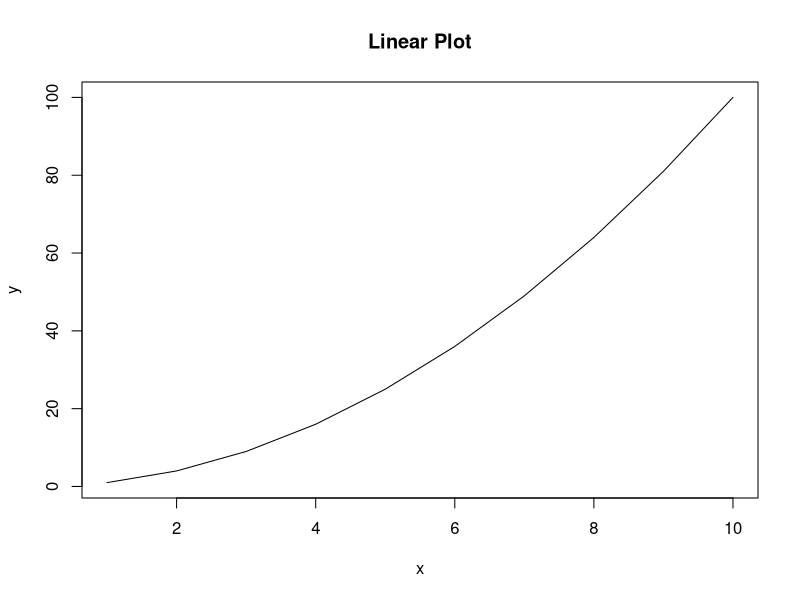
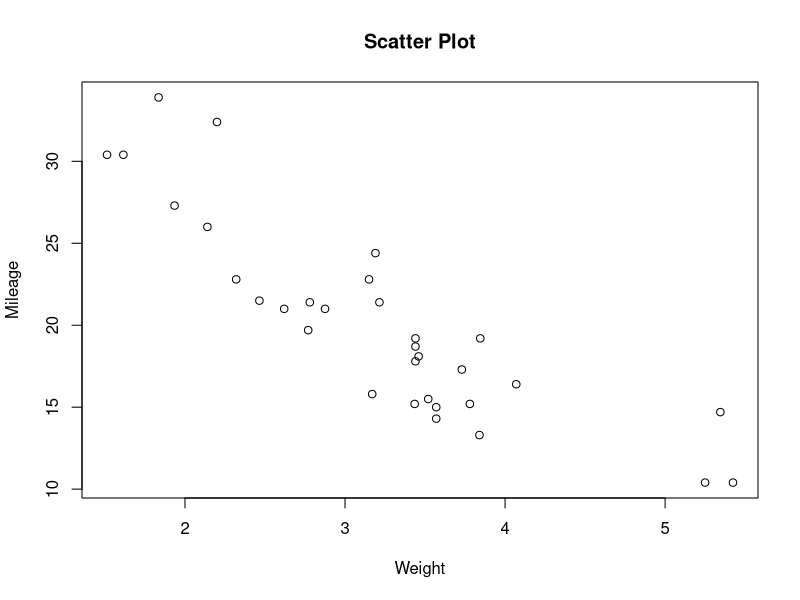
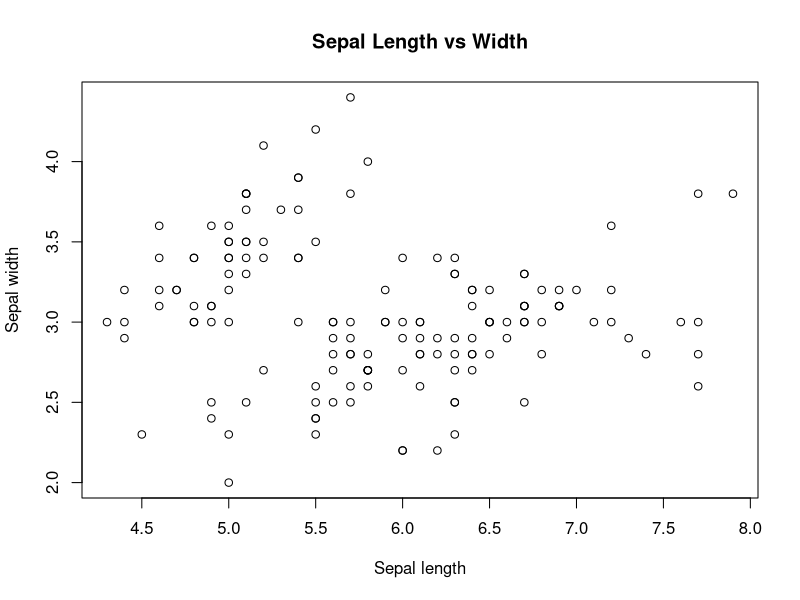
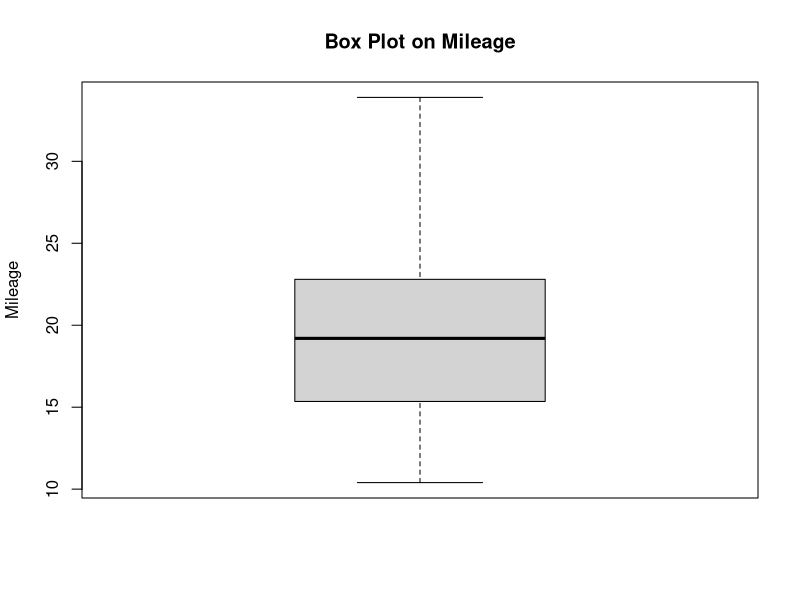
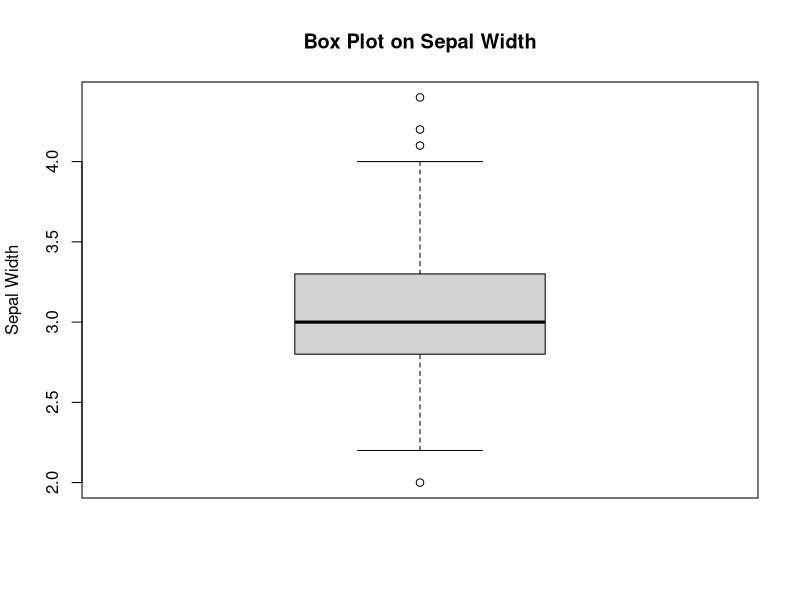
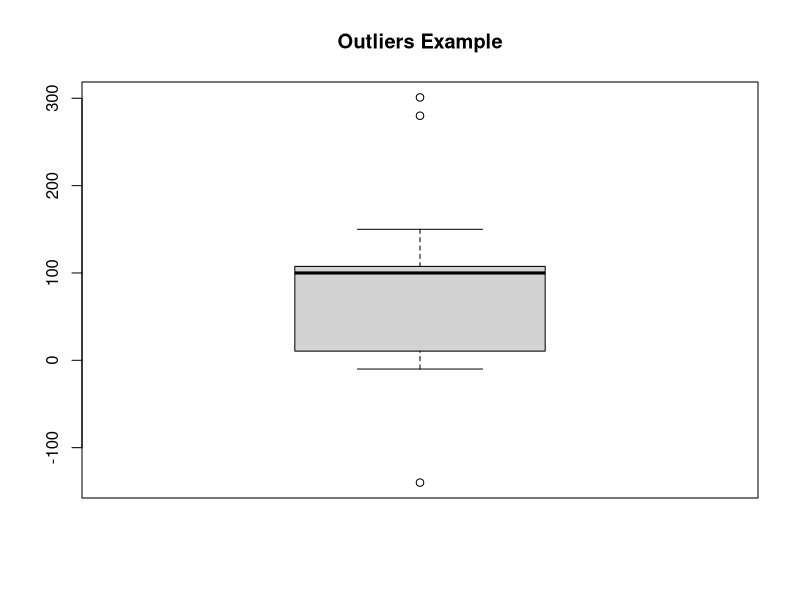
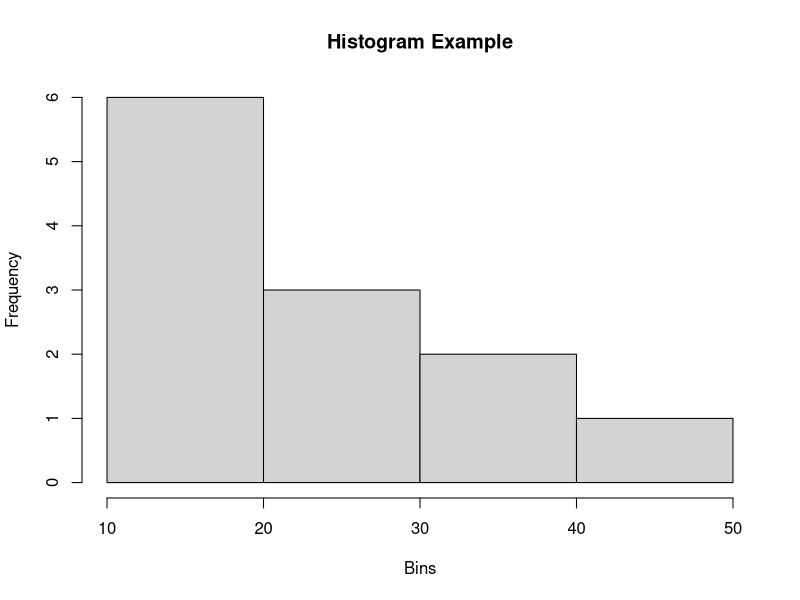
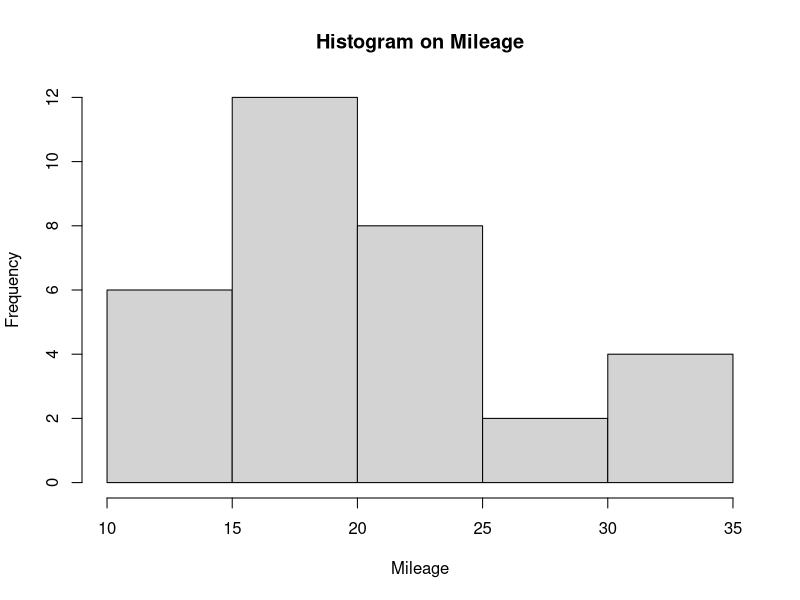

Here is the R script that generated these plots, in order:
# Linear Plot
x <- 1:10
y <- x^2
plot(x,y,type="l",main="Linear Plot")

# Installing packages
install.packages("ggplot2")

# Scatter Plot
data(mtcars)
head(mtcars)
plot(mtcars$wt,mtcars$mpg,main="Scatter Plot",xlab="Weight",ylab="Mileage")

#Scatter Plot on iris
data(iris)
plot(iris$Sepal.Length,iris$Sepal.Width,main="Sepal Length vs Width", xlab="Sepal length",ylab="Sepal width")

# Box Plot
boxplot(mtcars$mpg,main="Box Plot on Mileage",ylab="Mileage")

# Box Plot on iris
data(iris)
boxplot(iris$Sepal.Width,main="Box Plot on Sepal Width",ylab="Sepal Width")

# outliers on sample data set
vec <- c(-140,-10,-2,10,11,50,60,100,102,103,106,109,150,280,301)
boxplot(vec,main="Outliers Example")

# Histogram
vec <- c(10,11,12,13,14,20,21,23,30,31,40,49)
hist(vec,main="Histogram Example",ylab="Frequency",xlab="Bins")

#Histogram on MTCARS
hist(mtcars$mpg,main="Histogram on Mileage",ylab="Frequency",xlab="Mileage")

# Bar Plot
mon <- c("Jan","Feb","Mar","Apr","May","June")
sales <- c(1000,1500,1100,1250,3000,600)
barplot(sales,names.arg=mon,main="Bar Plot(Sales per Month)",xlab="Months",ylab="Sales",border="blue")

#Bar Plot on mtcars

barplot(head(mtcars,15)$disp,names.arg=c(row.names(head(mtcars,15))),las=3)


# Pie Chart
favcolor <- c("Red","Blue","Green","White")
votes <- c(100,80,60,150)
pie(votes,favcolor,main="Pie Chart(Favorite Colors)")

# Pie Chart on iris
data(iris)

aggregate(.~Species,data=iris,mean)
setosa <- nrow(subset(iris,iris$Species == "setosa"))
setosa
versicolor <- nrow(subset(iris,iris$Species == "versicolor"))
versicolor
virginica <- nrow(subset(iris,iris$Species == "virginica"))
virginica

pie(c(setosa,versicolor,virginica),c("setosa","versicolor","virginica"),main="Pie Chart(Distribution of Species)")


# The Below Code also works
library(dplyr)

df = iris
agg_tbl <- df %>% group_by(Species) %>% 
  summarise(total_count=n(),
            .groups = 'drop')
agg_tbl

# Convert tibble to df
df2 <- agg_tbl %>% as.data.frame()
df2
pie(df2$total_count,df2$Species)

